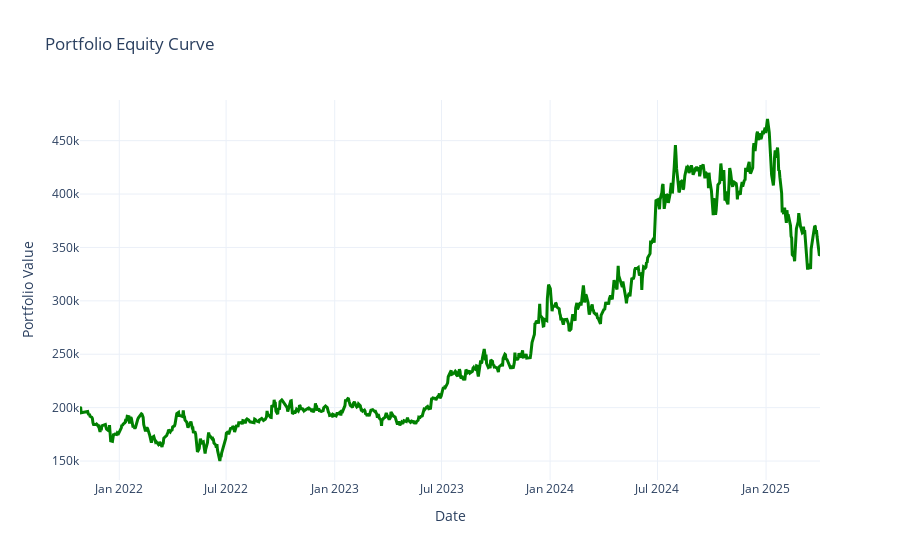

The code cell stored with this chart in its notebook:
### Code cell
import plotly.graph_objects as go

positions = backtester.all_positions
tickers = positions.columns
open_prices = backtester.data.xs('open', level=1, axis=1).loc[positions.index, tickers]
close_prices = backtester.data.xs('close', level=1, axis=1).loc[positions.index, tickers]
order_size = positions.diff().fillna(0).astype(int).mask(lambda x: x == 0, np.nan)

pf = vbt.Portfolio.from_orders(
    close=close_prices,
    size=order_size,
    price=open_prices,
    init_cash=initial_value,
    freq='1D',
    direction=2,
    cash_sharing=True
)

stats_eq = pf.stats()
eq_curve = pf.value()

fig = go.Figure()
fig.add_trace(go.Scatter(
    x=eq_curve.index,
    y=eq_curve.values,
    mode='lines',
    name='Equity Curve',
    line=dict(color='green', width=3)
))
fig.update_layout(
    title='Portfolio Equity Curve',
    xaxis_title='Date',
    yaxis_title='Portfolio Value',
    template='plotly_white'
)
fig.show()

### Figure 1 — Plotly figure (JSON) as saved in the notebook; plotly's stock layout.template omitted (floating-point values rounded to 4 significant figures; data arrays with more than 128 entries replaced by an {"elided": "..."} marker saying what was removed)
{"data": [{"line": {"color": "green", "width": 3}, "mode": "lines", "name": "Equity Curve", "type": "scatter", "x": {"elided": "854 str values"}, "y": {"elided": "854 float values"}}], "layout": {"title": {"text": "Portfolio Equity Curve"}, "xaxis": {"title": {"text": "Date"}}, "yaxis": {"title": {"text": "Portfolio Value"}}}}
